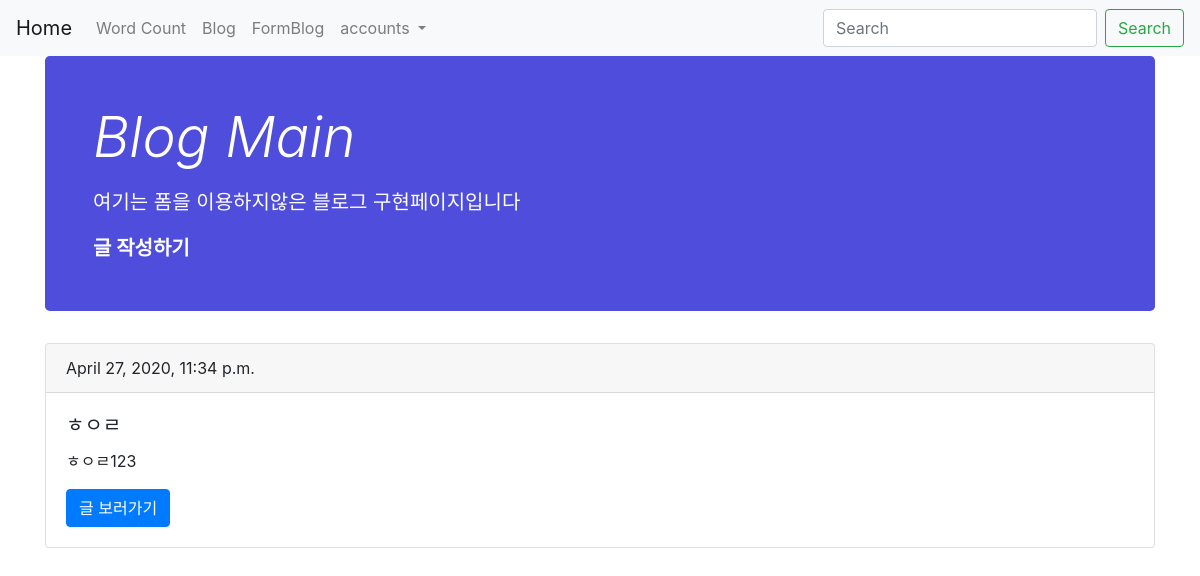
The app's page /blog/main with its own data.
### blog/models.py (models this page shows, shortened)
class Blog(models.Model):
    title = models.CharField(max_length=200)
    body = models.TextField()
    date = models.DateTimeField('date published')
    def summary(self):
        return self.body[:100]

### blog/views.py (the view)
# urls.py: path('main', views.BlogMain, name = 'blogmain'),
def BlogMain(request):
    blogs= Blog.objects.all()
    return render(request, 'blogmain.html', {'blogs':blogs})

### blog/templates/blogmain.html
{%extends 'base.html'%}
{%block content%}
<div class="container">
      <div class="jumbotron p-4 p-md-5 text-white" style="background-color: rgb(79, 77, 219);">
        <div class="col-md-6 px-0">
               <h1 class="display-4 font-italic">Blog Main</h1>
               <p class="lead my-3">여기는 폼을 이용하지않은 블로그 구현페이지입니다</p>
               <p class="lead mb-0">
                      <a href="{% url 'blognew' %}"class="text-white font-weight-bold">글 작성하기</a></p>
        </div>
    </div>
    {%for blog in blogs%}
    <div class="card">
        <div class="card-header">
          {{blog.date}}
        </div>
        <div class="card-body">
          <h5 class="card-title">{{blog.title}}</h5>
          <p class="card-text">{{blog.summary}}</p>
          <a href="{% url 'blogdetail' blog.id %}" class="btn btn-primary">글 보러가기</a>
        </div>
      </div>
    {%endfor%}
</div>
{%endblock%}

### records on screen
Blog: date "April 27, 2020, 11:34 p.m.", title "ㅎㅇㄹ", summary "ㅎㅇㄹ123"
